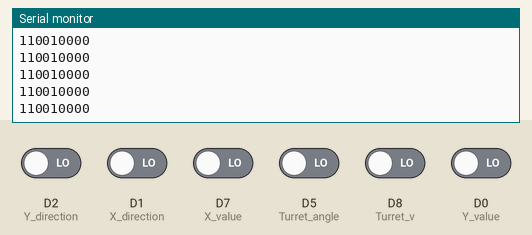
Bench run of a sketch on a simulated ESP8266 (NodeMCU). Shown: the last lines printed to the serial monitor. Inputs (shaded band) come from the test bench; at power-on: D0 (Y_value), D1 (X_direction), D2 (Y_direction), D5 (Turret_angle), D7 (X_value), D8 (Turret_v) LOW. WiFi joins after 1.5 s; servers stay silent unless stated.

Above: at 2.7 s.
2.8 s: D2 (Y_direction) driven HIGH
At 2.93 s:
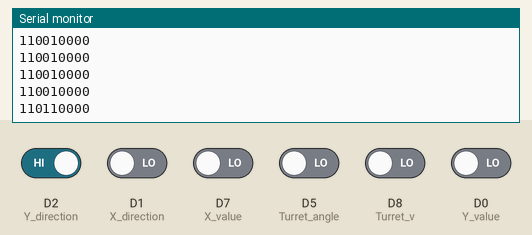
4.3 s: D1 (X_direction) driven HIGH
At 4.35 s:
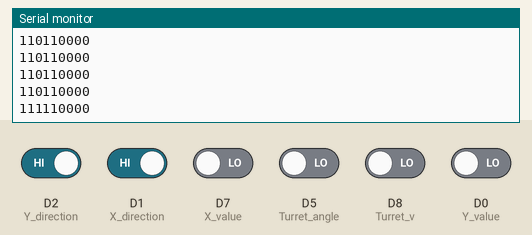
5.8 s: D2 (Y_direction) driven LOW
At 5.87 s:
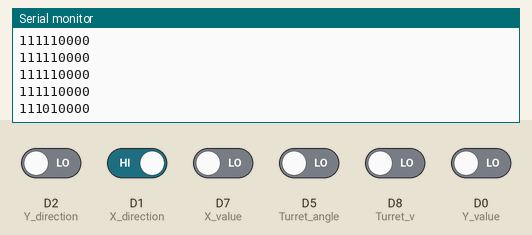
Timing chart, 0 to 8.8 s (numbered marks = the images above; inputs shaded):
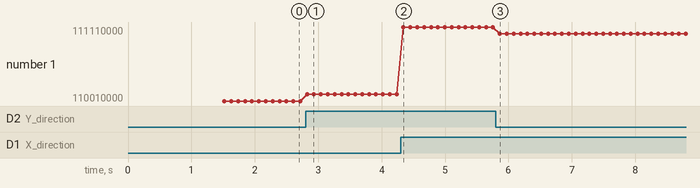

Measured:
- after the input at 2.8 s, the serial monitor: prints a new line at once (image 1)
- after the input at 4.3 s, the serial monitor: prints a new line at once (image 2)
- after the input at 5.8 s, the serial monitor: prints a new line after 0.06 s (image 3)
- plotted number 1: 110010000 → 110110000 after the input at 2.8 s, 110110000 → 111110000 after the input at 4.3 s, 111110000 → 111010000 after the input at 5.8 s

The sketch:

ESP1_controller.ino
```cpp
//include libraries
#include <ESP8266WiFi.h>
#include <WiFiUdp.h>

//set variables
#define X_value D7
#define Y_value D0
#define Turret_v D8
#define Turret_angle D5

#define X_direction D1
#define Y_direction D2

char myData[13] ="0";

unsigned long Pwm_Time1;// x_ joystick
unsigned long Pwm_Time2;// y_ joystick
unsigned long Pwm_Time3;// turret_velocity
unsigned long Pwm_Time4;// turret_angle


int Direction1; // x sign value
int Direction2; // y sign value

int PWM1; // x_ joystick
int PWM2; // y_ joystick
int PWM3; // turret_velocity
int PWM4; // turret_angle

int turret_velocity;

//set const
const char* ssid = "modlab1";
const char* password = "ESAP2017";
//const char* ssid = "Team2";
//const char* password = "wreckandroll";
IPAddress ipSendto(192, 168, 1, 40);

//initialize wifi to send packets
unsigned int udpRemotePort=1340;
unsigned int udplocalPort=1324;
const int UDP_PACKET_SIZE = 13;
char udpBuffer[UDP_PACKET_SIZE];
WiFiUDP udp;


void setup() {
   // start serial communication
  Serial.begin(115200); delay(10);

  //setting pwm read pins (joystick abs value)
  pinMode(X_value,INPUT); // left joystick
  pinMode(Y_value,INPUT); // right joystick
  pinMode(Turret_v,INPUT); //
  pinMode(Turret_angle,INPUT); //x angle


  //setting direction read pins
  pinMode(X_direction,INPUT);// right joystick
  pinMode(Y_direction,INPUT);// left joystick


  Serial.print("Connecting to ");
  Serial.println(ssid);

  //begin wifi
  WiFi.begin(ssid, password);
  WiFi.config(IPAddress(192, 168, 1, 76),
              IPAddress(192, 168, 1, 1),
              IPAddress(255, 255, 255, 0));
  // wait to be connected to wifi and start receiving/sending packets to ports
  while(WiFi.status()!=WL_CONNECTED){
    delay(500);
    Serial.print(".");
  }
  Serial.println("Wifi connected");

  udp.begin(udplocalPort);    // SEND


}

void loop() {

  //read PWM time (joystick abs value) of each pin and save them in variable, pwm runs at 1Khz (fast read)
  Pwm_Time1 = pulseIn(X_value, HIGH, 2000); // right
  Pwm_Time2 = pulseIn(Y_value, HIGH, 2000); // left
  Pwm_Time3 = pulseIn(Turret_v, HIGH, 2000); // v
  Pwm_Time4 = pulseIn(Turret_angle, HIGH, 2000); // angle


  // checks if pin is high or low (sign of each joystick)
  Direction1 = digitalRead(X_direction); // right
  Direction2 = digitalRead(Y_direction); // left


  //map abs value of joysticks from 0 to 100
  PWM1 = ((Pwm_Time1 / 1000.0 )*100);
  PWM2 = ((Pwm_Time2 / 1000.0 )*100);
  PWM3 = ((Pwm_Time3 / 1000.0 )*100);
  PWM4 = ((Pwm_Time4 / 1000.0 )*100);

  // creates a floor for wrong reads
  if (PWM2 <=2){
    PWM2 =0;
  }
  if (PWM1 <=2){
    PWM1 =0;
  }

  //converts PWM of turret to corresponding velcoity for the turret
  if(PWM3 < 10){
    turret_velocity = 0; //no velocity
  }else if( 40 < PWM3 && PWM3 <60){
    turret_velocity = 2; // clockwise (-)
  }else if( PWM3 > 80){
    turret_velocity = 1; // counter clockwise (+)
  }

  //saves all the data in a string
  String myData_String = String(String(PWM1).length()) + String(String(PWM2).length()) + //[0;1] [x_length, y_length]
                         String(Direction1) + String(Direction2) +                       //[2;3] [x_direction; y_direction]
                         String(String(PWM4).length()) + String(turret_velocity) +       //[4;5] [turret_angle_length; turret_v]
                         String(PWM1) + String(PWM2) + String(PWM4);                      //[6;7;8;9;10;11] [x_value; y_value; turrent_angle_value]

  // serial print the data string
  Serial.println(myData_String);

  //stores string in a char of array
  for (int n = 0; n < 6+sizeof(String(PWM1))+sizeof(String(PWM2))+sizeof(String(PWM4)); n+=1){
          myData[n] = myData_String[n];
        }

  // sends Char of Array of our data through wifi
  fncUdpSend(myData);
  delay(100);

}


//send data to the port as a array of char
void fncUdpSend(char myData[13]){

  strcpy(udpBuffer, myData);
  // send what ever you want upto 48 char
  udp.beginPacket(ipSendto, udpRemotePort);
  udp.write(udpBuffer, sizeof(udpBuffer));
  udp.endPacket();

  }
```
